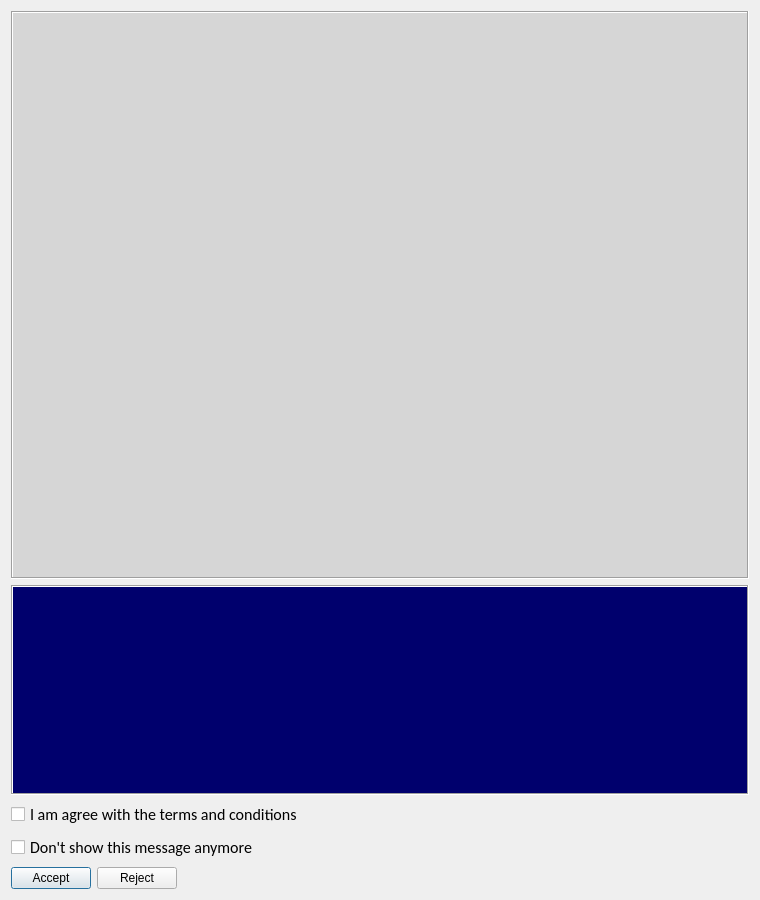
<?xml version="1.0" encoding="UTF-8"?>
<ui version="4.0">
 <class>LicenseWindow</class>
 <widget class="QDialog" name="LicenseWindow">
  <property name="windowModality">
   <enum>Qt::ApplicationModal</enum>
  </property>
  <property name="geometry">
   <rect>
    <x>0</x>
    <y>0</y>
    <width>760</width>
    <height>900</height>
   </rect>
  </property>
  <property name="sizePolicy">
   <sizepolicy hsizetype="Fixed" vsizetype="Preferred">
    <horstretch>0</horstretch>
    <verstretch>0</verstretch>
   </sizepolicy>
  </property>
  <property name="minimumSize">
   <size>
    <width>760</width>
    <height>900</height>
   </size>
  </property>
  <property name="maximumSize">
   <size>
    <width>760</width>
    <height>900</height>
   </size>
  </property>
  <property name="windowTitle">
   <string>SIGNAL terms and conditions</string>
  </property>
  <property name="modal">
   <bool>true</bool>
  </property>
  <layout class="QGridLayout" name="gridLayout">
   <item row="1" column="0">
    <widget class="QTextEdit" name="InfoBoard">
     <property name="palette">
      <palette>
       <active>
        <colorrole role="Base">
         <brush brushstyle="SolidPattern">
          <color alpha="255">
           <red>214</red>
           <green>214</green>
           <blue>214</blue>
          </color>
         </brush>
        </colorrole>
       </active>
       <inactive>
        <colorrole role="Base">
         <brush brushstyle="SolidPattern">
          <color alpha="255">
           <red>214</red>
           <green>214</green>
           <blue>214</blue>
          </color>
         </brush>
        </colorrole>
       </inactive>
       <disabled>
        <colorrole role="Base">
         <brush brushstyle="SolidPattern">
          <color alpha="255">
           <red>240</red>
           <green>240</green>
           <blue>240</blue>
          </color>
         </brush>
        </colorrole>
       </disabled>
      </palette>
     </property>
     <property name="font">
      <font>
       <family>Courier New</family>
       <pointsize>12</pointsize>
      </font>
     </property>
     <property name="focusPolicy">
      <enum>Qt::ClickFocus</enum>
     </property>
     <property name="inputMethodHints">
      <set>Qt::ImhNone</set>
     </property>
     <property name="frameShape">
      <enum>QFrame::Box</enum>
     </property>
     <property name="verticalScrollBarPolicy">
      <enum>Qt::ScrollBarAlwaysOff</enum>
     </property>
     <property name="horizontalScrollBarPolicy">
      <enum>Qt::ScrollBarAlwaysOff</enum>
     </property>
     <property name="documentTitle">
      <string>GNU/GPL license agreement</string>
     </property>
     <property name="undoRedoEnabled">
      <bool>false</bool>
     </property>
     <property name="lineWrapMode">
      <enum>QTextEdit::WidgetWidth</enum>
     </property>
     <property name="readOnly">
      <bool>true</bool>
     </property>
     <property name="html">
      <string>&lt;!DOCTYPE HTML PUBLIC &quot;-//W3C//DTD HTML 4.0//EN&quot; &quot;http://www.w3.org/TR/REC-html40/strict.dtd&quot;&gt;
&lt;html&gt;&lt;head&gt;&lt;meta name=&quot;qrichtext&quot; content=&quot;1&quot; /&gt;&lt;title&gt;GNU/GPL license agreement&lt;/title&gt;&lt;style type=&quot;text/css&quot;&gt;
p, li { white-space: pre-wrap; }
&lt;/style&gt;&lt;/head&gt;&lt;body style=&quot; font-family:'Courier New'; font-size:12pt; font-weight:400; font-style:normal;&quot;&gt;
&lt;p style=&quot;-qt-paragraph-type:empty; margin-top:0px; margin-bottom:0px; margin-left:0px; margin-right:0px; -qt-block-indent:0; text-indent:0px;&quot;&gt;&lt;br /&gt;&lt;/p&gt;&lt;/body&gt;&lt;/html&gt;</string>
     </property>
     <property name="acceptRichText">
      <bool>false</bool>
     </property>
     <property name="textInteractionFlags">
      <set>Qt::TextSelectableByKeyboard|Qt::TextSelectableByMouse</set>
     </property>
    </widget>
   </item>
   <item row="4" column="0">
    <layout class="QHBoxLayout" name="horizontalLayout">
     <item>
      <widget class="QPushButton" name="ButtonAccept">
       <property name="text">
        <string>Accept</string>
       </property>
      </widget>
     </item>
     <item>
      <widget class="QPushButton" name="ButtonReject">
       <property name="text">
        <string>Reject</string>
       </property>
      </widget>
     </item>
     <item>
      <spacer name="horizontalSpacer">
       <property name="orientation">
        <enum>Qt::Horizontal</enum>
       </property>
       <property name="sizeHint" stdset="0">
        <size>
         <width>40</width>
         <height>20</height>
        </size>
       </property>
      </spacer>
     </item>
    </layout>
   </item>
   <item row="3" column="0">
    <layout class="QVBoxLayout" name="verticalLayout">
     <item>
      <widget class="QCheckBox" name="CheckBoxAgreement">
       <property name="font">
        <font>
         <family>Calibri</family>
         <pointsize>12</pointsize>
        </font>
       </property>
       <property name="text">
        <string>I am agree with the terms and conditions</string>
       </property>
      </widget>
     </item>
     <item>
      <widget class="QCheckBox" name="CheckBoxDontShowAgain">
       <property name="font">
        <font>
         <family>Calibri</family>
         <pointsize>12</pointsize>
        </font>
       </property>
       <property name="text">
        <string>Don't show this message anymore</string>
       </property>
      </widget>
     </item>
    </layout>
   </item>
   <item row="2" column="0">
    <widget class="QTextEdit" name="LogoContainer">
     <property name="sizePolicy">
      <sizepolicy hsizetype="Expanding" vsizetype="Fixed">
       <horstretch>0</horstretch>
       <verstretch>0</verstretch>
      </sizepolicy>
     </property>
     <property name="minimumSize">
      <size>
       <width>0</width>
       <height>210</height>
      </size>
     </property>
     <property name="maximumSize">
      <size>
       <width>16777215</width>
       <height>210</height>
      </size>
     </property>
     <property name="palette">
      <palette>
       <active>
        <colorrole role="Text">
         <brush brushstyle="SolidPattern">
          <color alpha="255">
           <red>255</red>
           <green>255</green>
           <blue>255</blue>
          </color>
         </brush>
        </colorrole>
        <colorrole role="Base">
         <brush brushstyle="SolidPattern">
          <color alpha="255">
           <red>0</red>
           <green>0</green>
           <blue>109</blue>
          </color>
         </brush>
        </colorrole>
       </active>
       <inactive>
        <colorrole role="Text">
         <brush brushstyle="SolidPattern">
          <color alpha="255">
           <red>255</red>
           <green>255</green>
           <blue>255</blue>
          </color>
         </brush>
        </colorrole>
        <colorrole role="Base">
         <brush brushstyle="SolidPattern">
          <color alpha="255">
           <red>0</red>
           <green>0</green>
           <blue>109</blue>
          </color>
         </brush>
        </colorrole>
       </inactive>
       <disabled>
        <colorrole role="Text">
         <brush brushstyle="SolidPattern">
          <color alpha="255">
           <red>120</red>
           <green>120</green>
           <blue>120</blue>
          </color>
         </brush>
        </colorrole>
        <colorrole role="Base">
         <brush brushstyle="SolidPattern">
          <color alpha="255">
           <red>240</red>
           <green>240</green>
           <blue>240</blue>
          </color>
         </brush>
        </colorrole>
       </disabled>
      </palette>
     </property>
     <property name="font">
      <font>
       <family>Courier New</family>
       <pointsize>12</pointsize>
       <weight>75</weight>
       <bold>true</bold>
      </font>
     </property>
     <property name="inputMethodHints">
      <set>Qt::ImhNone</set>
     </property>
     <property name="frameShape">
      <enum>QFrame::Box</enum>
     </property>
     <property name="verticalScrollBarPolicy">
      <enum>Qt::ScrollBarAlwaysOff</enum>
     </property>
     <property name="horizontalScrollBarPolicy">
      <enum>Qt::ScrollBarAlwaysOff</enum>
     </property>
     <property name="undoRedoEnabled">
      <bool>false</bool>
     </property>
     <property name="html">
      <string>&lt;!DOCTYPE HTML PUBLIC &quot;-//W3C//DTD HTML 4.0//EN&quot; &quot;http://www.w3.org/TR/REC-html40/strict.dtd&quot;&gt;
&lt;html&gt;&lt;head&gt;&lt;meta name=&quot;qrichtext&quot; content=&quot;1&quot; /&gt;&lt;style type=&quot;text/css&quot;&gt;
p, li { white-space: pre-wrap; }
&lt;/style&gt;&lt;/head&gt;&lt;body style=&quot; font-family:'Courier New'; font-size:12pt; font-weight:600; font-style:normal;&quot;&gt;
&lt;p style=&quot;-qt-paragraph-type:empty; margin-top:0px; margin-bottom:0px; margin-left:0px; margin-right:0px; -qt-block-indent:0; text-indent:0px; font-weight:400;&quot;&gt;&lt;br /&gt;&lt;/p&gt;&lt;/body&gt;&lt;/html&gt;</string>
     </property>
     <property name="acceptRichText">
      <bool>false</bool>
     </property>
     <property name="textInteractionFlags">
      <set>Qt::TextSelectableByKeyboard|Qt::TextSelectableByMouse</set>
     </property>
    </widget>
   </item>
  </layout>
 </widget>
 <tabstops>
  <tabstop>CheckBoxAgreement</tabstop>
  <tabstop>CheckBoxDontShowAgain</tabstop>
  <tabstop>ButtonAccept</tabstop>
  <tabstop>ButtonReject</tabstop>
 </tabstops>
 <resources/>
 <connections>
  <connection>
   <sender>ButtonAccept</sender>
   <signal>clicked()</signal>
   <receiver>LicenseWindow</receiver>
   <slot>accept()</slot>
   <hints>
    <hint type="sourcelabel">
     <x>63</x>
     <y>881</y>
    </hint>
    <hint type="destinationlabel">
     <x>388</x>
     <y>879</y>
    </hint>
   </hints>
  </connection>
  <connection>
   <sender>ButtonReject</sender>
   <signal>clicked()</signal>
   <receiver>LicenseWindow</receiver>
   <slot>reject()</slot>
   <hints>
    <hint type="sourcelabel">
     <x>143</x>
     <y>874</y>
    </hint>
    <hint type="destinationlabel">
     <x>505</x>
     <y>866</y>
    </hint>
   </hints>
  </connection>
 </connections>
</ui>
